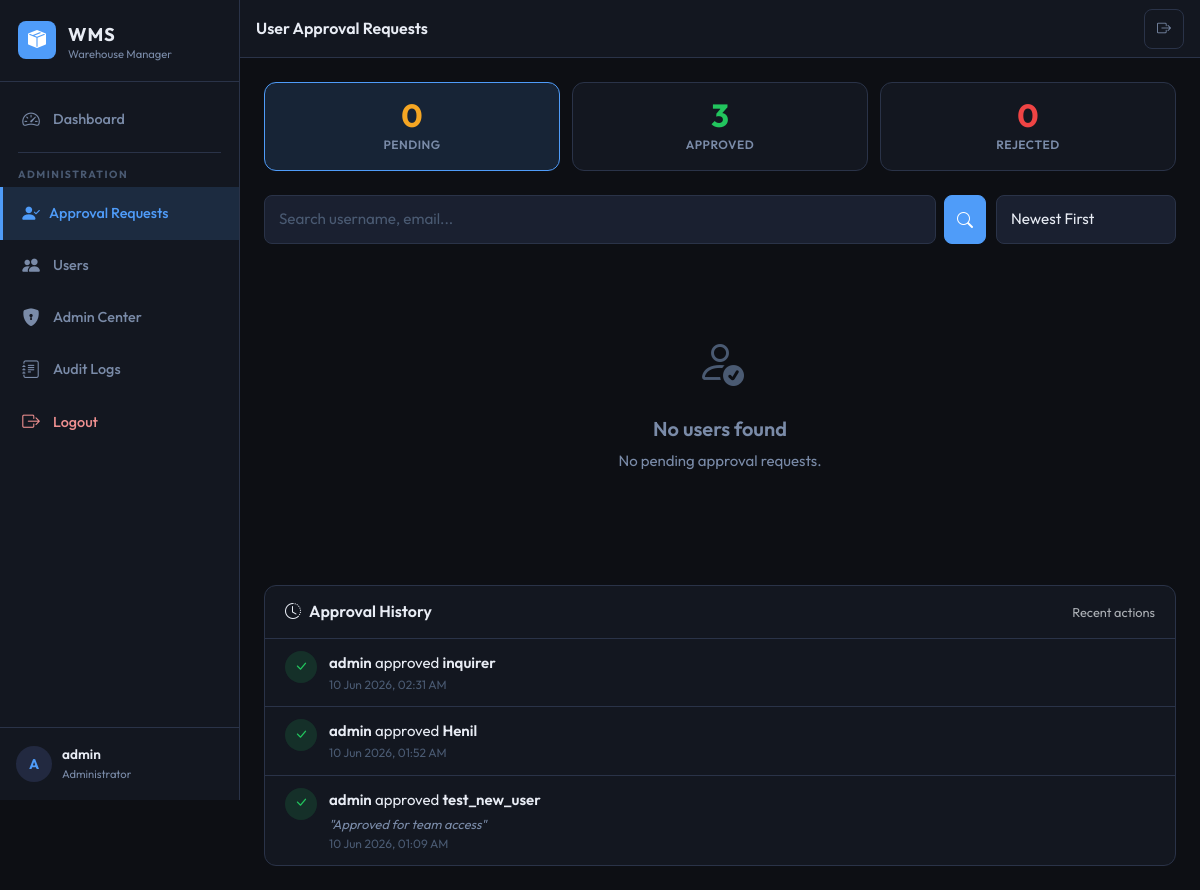
/approval-requests/ (signed in), run on an earlier commit of the app's database.
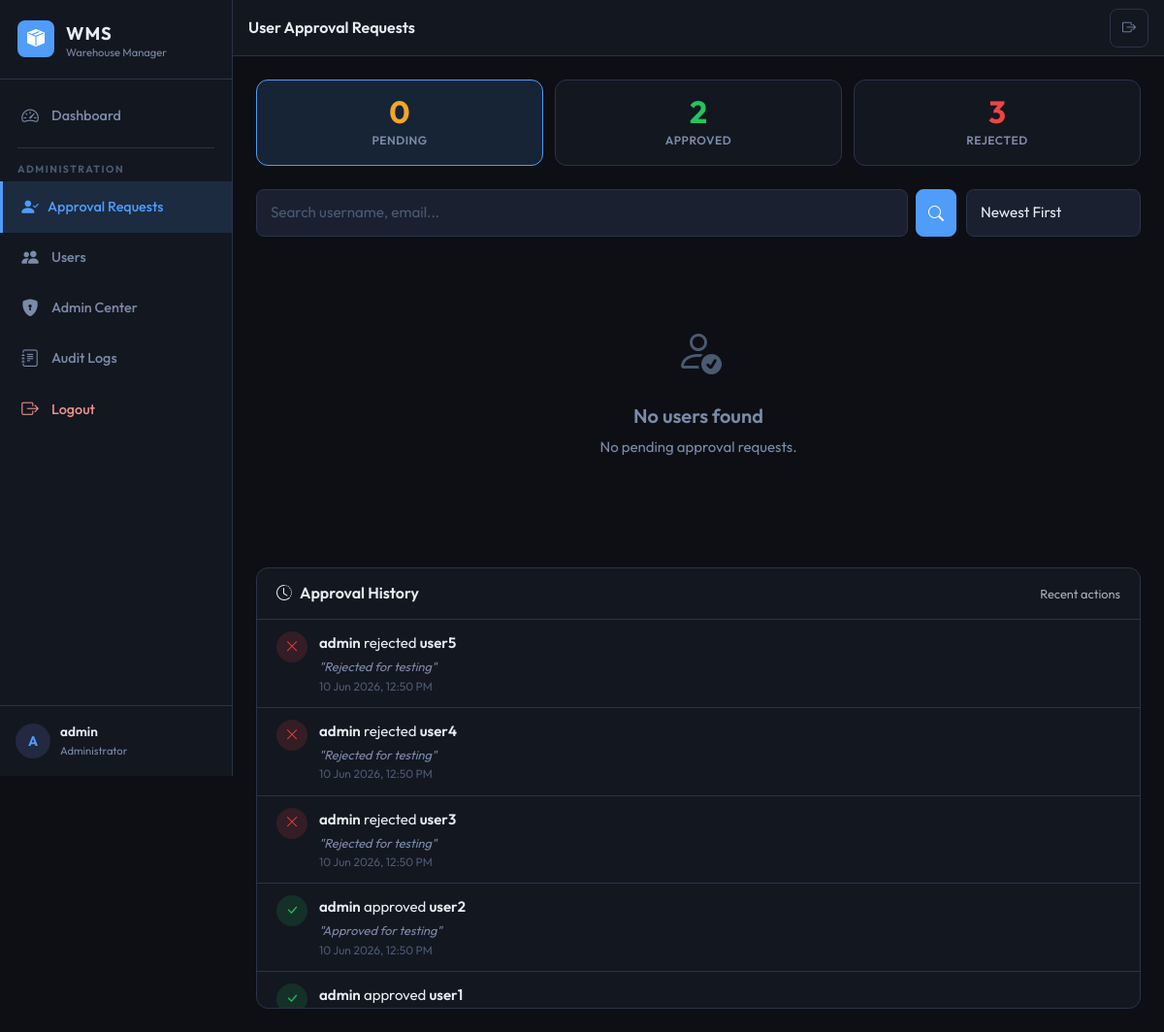
And on a later commit of the database.
### aps/models.py (models this page shows, shortened)
class ApprovalLog(models.Model):
    ACTION_CHOICES = [
        ('approved', 'Approved'),
        ('rejected', 'Rejected'),
    ]
    target_user = models.ForeignKey(
        User,
        on_delete=models.CASCADE,
        related_name='approval_logs',
        help_text='The user being approved or rejected',
    )
    action = models.CharField(max_length=10, choices=ACTION_CHOICES)
    performed_by = models.ForeignKey(
        User,
        on_delete=models.SET_NULL,
        null=True,
        related_name='approval_actions_performed',
        help_text='The admin who performed the action',
    )
    note = models.TextField(blank=True, help_text='Optional reason for the action')
    created_at = models.DateTimeField(auto_now_add=True, db_index=True)
    class Meta:
        ordering = ['-created_at']
        verbose_name = 'Approval Log'
        verbose_name_plural = 'Approval Logs'

### aps/views/approvals.py (the view, shortened to what this page needs)
# urls.py: path('approval-requests/', views.approval_requests, name='approval_requests'),
@admin_required
def approval_requests(request):
    rejected_user_ids = set(
        ApprovalLog.objects.filter(action='rejected')
        .values_list('target_user_id', flat=True).distinct()
    ) - set(
        ApprovalLog.objects.filter(action='approved')
        .values_list('target_user_id', flat=True).distinct()
    )
    pending_users = User.objects.filter(
        is_active=False, is_superuser=False
    ).exclude(id__in=rejected_user_ids)
    approved_users = User.objects.filter(is_active=True, is_superuser=False)
    total_rejected = len(rejected_user_ids)
    search_query = request.GET.get('q', '').strip()
    status_filter = request.GET.get('status', 'pending')
    sort = request.GET.get('sort', '-date_joined')
    if status_filter == 'pending':
        qs = User.objects.filter(is_active=False, is_superuser=False).exclude(id__in=rejected_user_ids)
    elif status_filter == 'approved':
        qs = User.objects.filter(is_active=True, is_superuser=False)
    elif status_filter == 'rejected':
        qs = User.objects.filter(id__in=rejected_user_ids, is_active=False, is_superuser=False)
    else:
        qs = User.objects.filter(is_superuser=False)
    sort_map = {
        '-date_joined': '-date_joined', 'date_joined': 'date_joined',
        'username': 'username', '-username': '-username',
    }
    qs = qs.order_by(sort_map.get(sort, '-date_joined')).select_related('profile')
    recent_logs = ApprovalLog.objects.select_related(
        'target_user', 'performed_by'
    ).order_by('-created_at')[:20]
    from django.shortcuts import render
    return render(request, 'aps/approval_requests.html', {
        'page_title': 'User Approval Requests',
        'active_menu': 'approval_requests',
        'users': qs,
        'search_query': search_query,
        'status_filter': status_filter,
        'sort': sort,
        'pending_count': pending_users.count(),
        'approved_count': approved_users.count(),
        'rejected_count': total_rejected,
        'recent_logs': recent_logs,
    })

### aps/permissions.py (called while the page is built)
def is_administrator(user):
    return user.is_authenticated and user.is_active and (
        user.is_staff or user.is_superuser
    )

def can_export(user):
    if is_administrator(user):
        return True
    profile = get_user_profile(user)
    return profile and profile.can_export

def can_manage_settings(user):
    if is_administrator(user):
        return True
    profile = get_user_profile(user)
    return profile and profile.can_manage_settings

def can_delete_products(user):
    if is_administrator(user):
        return True
    profile = get_user_profile(user)
    return profile and profile.can_delete_products

def admin_required(view_func):
    check = user_passes_test(
        lambda u: is_administrator(u),
        login_url='/login/',
    )
    return login_required(check(view_func))

### aps/templatetags/aps_tags.py (called while the page is built)
@register.simple_tag
def active_class(request, *url_names):
    try:
        match = resolve(request.path)
        if match.url_name in url_names:
            return "active"
    except Resolver404:
        pass
    return ""

### aps/templates/aps/approval_requests.html (shortened to what the changed rows need)
{% extends "aps/base.html" %}
{% load static %}
{% block content %}
<div class="approval-stats">
  <a href="?status=approved&q={{ search_query }}&sort={{ sort }}" class="approval-stat stat-approved {% if status_filter == 'approved' %}active-filter{% endif %}" style="text-decoration:none;color:inherit;">
    <div class="stat-num">{{ approved_count }}</div>
    <div class="stat-lbl">Approved</div>
  </a>
  <a href="?status=rejected&q={{ search_query }}&sort={{ sort }}" class="approval-stat stat-rejected {% if status_filter == 'rejected' %}active-filter{% endif %}" style="text-decoration:none;color:inherit;">
    <div class="stat-num">{{ rejected_count }}</div>
    <div class="stat-lbl">Rejected</div>
  </a>
</div>
<div class="history-panel">
  <div class="history-list" id="historyList">
    {% if recent_logs %}
      {% for log in recent_logs %}
      <div class="history-item">
        <div class="history-icon {{ log.action }}">
          <i class="bi bi-{% if log.action == 'approved' %}check-lg{% else %}x-lg{% endif %}"></i>
        </div>
        <div class="history-text">
          <div>
            <strong>{{ log.performed_by.username|default:"System" }}</strong>
            {{ log.get_action_display|lower }}
            <strong>{{ log.target_user.username }}</strong>
          </div>
          {% if log.note %}<div class="history-note">"{{ log.note }}"</div>{% endif %}
          <div class="history-time">{{ log.created_at|date:"d M Y, h:i A" }}</div>
        </div>
      </div>
      {% endfor %}
    {% else %}
      <div class="text-center py-4 text-muted" style="font-size:.9rem;">
        <i class="bi bi-inbox" style="font-size:1.5rem;display:block;margin-bottom:8px;"></i>
        No approval actions recorded yet.
      </div>
    {% endif %}
  </div>
</div>
{% endblock %}

What changed in the data, as far as the page shows it:
removed ApprovalLog: performed_by.username "admin", action "approved", target_user.username "inquirer", created_at "10 Jun 2026, 02:31 AM"
removed ApprovalLog: performed_by.username "admin", action "approved", target_user.username "Henil", created_at "10 Jun 2026, 01:52 AM"
removed ApprovalLog: performed_by.username "admin", action "approved", target_user.username "test_new_user", note "Approved for team access", created_at "10 Jun 2026, 01:09 AM"
added ApprovalLog: performed_by.username "admin", action "rejected", target_user.username "user5", note "Rejected for testing", created_at "10 Jun 2026, 12:50 PM"
added ApprovalLog: performed_by.username "admin", action "rejected", target_user.username "user4", note "Rejected for testing", created_at "10 Jun 2026, 12:50 PM"
added ApprovalLog: performed_by.username "admin", action "rejected", target_user.username "user3", note "Rejected for testing", created_at "10 Jun 2026, 12:50 PM"
added ApprovalLog: performed_by.username "admin", action "approved", target_user.username "user2", note "Approved for testing", created_at "10 Jun 2026, 12:50 PM"
added ApprovalLog: performed_by.username "admin", action "approved", target_user.username "user1"
Also different on the page:
{{ approved_count }}: "3" → "2"
{{ rejected_count }}: "0" → "3"
